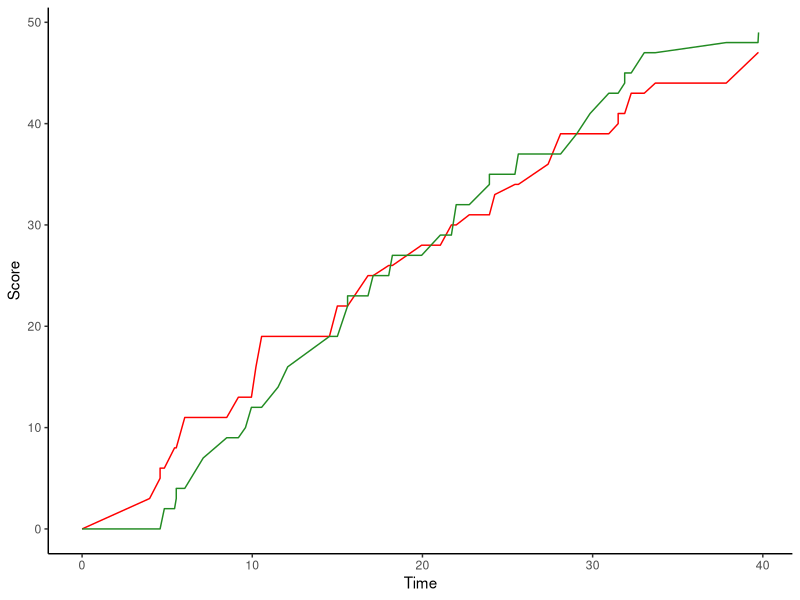

Generate this figure with R:
#Exercise 10 
#Question 1 - Generate Graph of cumulative scores against time for UWvsMSU score

#Set the working directory which contains the necessary files and download ggplot
setwd("/Users/jsobo/OneDrive/Documents/Intro to Biocomputing/Biocomputing-Ex-10/")
library("ggplot2")
#Reading the Data into R
UWvsMSU <- read.table("UWvMSU_1-22-13.txt", header = TRUE)

#Creating another data set with 51 rows and 3 colums
cumulative_scores <- data.frame(matrix(0,nrow=51, ncol=3))
#Adding column names to the data set
colnames(cumulative_scores) <- c("Time", "UW_Score", "MSU_Score")
#Adding the times into the cumulative scores data set with 0 to start 
cumulative_scores$Time <- c(0, UWvsMSU$time)

#starting the for loop
for (i in 1:length(UWvsMSU$score)) {
  #Adjusted_cumulative_index to offset so that UWvsMSU starts counting from the second row instead of the first row of cumulative_scores. The i length is 50 and the adjusted_cumlative length is 51 as I was getting an error code that the lengths were different
  Adjusted_cumulative_index <- i + 1
  
  #Updating the UW score every time they scored and staying the same when they do not score
  if (UWvsMSU$team[i] == "UW") {
    cumulative_scores$UW_Score[Adjusted_cumulative_index] <- cumulative_scores$UW_Score[Adjusted_cumulative_index - 1] + UWvsMSU$score[i]
  } else {
    cumulative_scores$UW_Score[Adjusted_cumulative_index] <- cumulative_scores$UW_Score[Adjusted_cumulative_index - 1]
  }
  
  #Updating the MSU score every time they scored and staying the same when they do not score
  if (UWvsMSU$team[i] == "MSU") {
    cumulative_scores$MSU_Score[Adjusted_cumulative_index] <- cumulative_scores$MSU_Score[Adjusted_cumulative_index - 1] + UWvsMSU$score[i]
  } else {
    cumulative_scores$MSU_Score[Adjusted_cumulative_index] <- cumulative_scores$MSU_Score[Adjusted_cumulative_index - 1]
  }
}
#Creating the graph of the cumulative totals of both teams against time where the red line is UW and the green line is MSU
ggplot(cumulative_scores, aes(x = Time)) +
  geom_line(aes(y = UW_Score), color = "red") +
  geom_line(aes(y = MSU_Score), color = "forestgreen") +
  xlab("Time") +
  ylab("Score") +
  theme_classic() 

#Question 2 - Creating a Number guessing game
#Creating the custom function to play the game
Guess_The_Number_Game<-function(){
#Setting number of guesses to 10
  guesses <-10
  #Create a random number between 1-100 then have user guess the number if their guess is lower than the number printing "Higher" and if it is higher than the random number printing "Lower"
  random_number<-sample((1:100),1)
  print("I'm thinking of a number 1-100 can you guess it,?(You have 10 guesses)")
  for (i in 1:guesses) {
    guess<-readline("Guess: ")
    if (guess==random_number) {
      return("Correct!")
    } else if(guess<random_number) {
      print("Higher")
    } else {
      print("Lower")
    }
  }
  print("Sorry, You've ran out of guesses")
}
#Play the game by now running the custom function Guess_The_Number_Game()
Guess_The_Number_Game()

